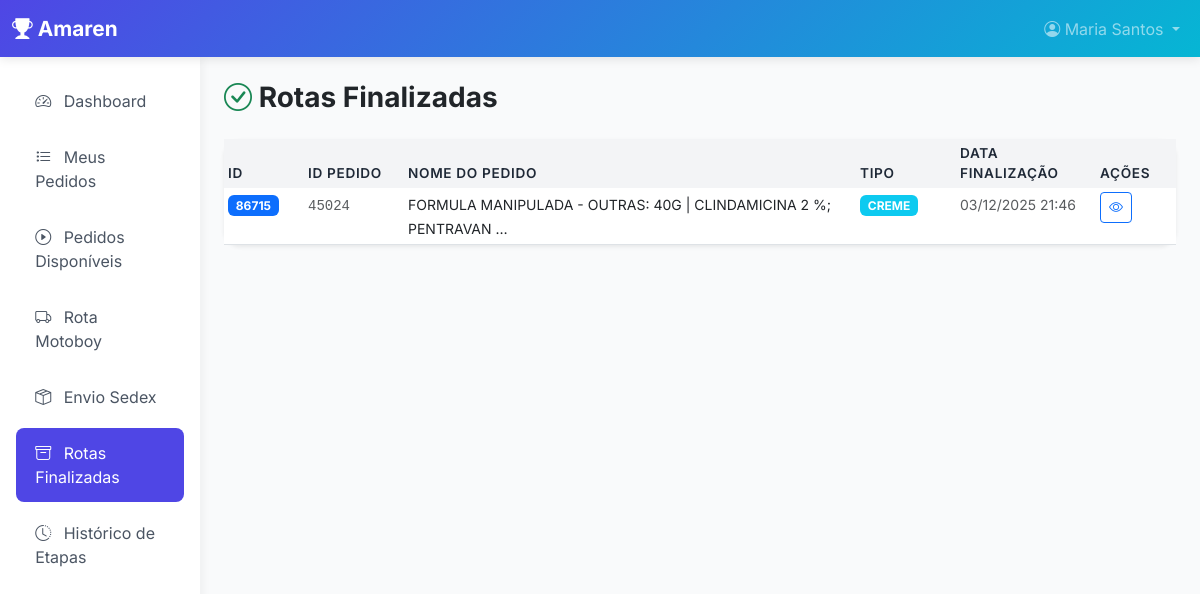
Before: /dashboard/rotas-finalizadas/ (signed in) with the older database file.
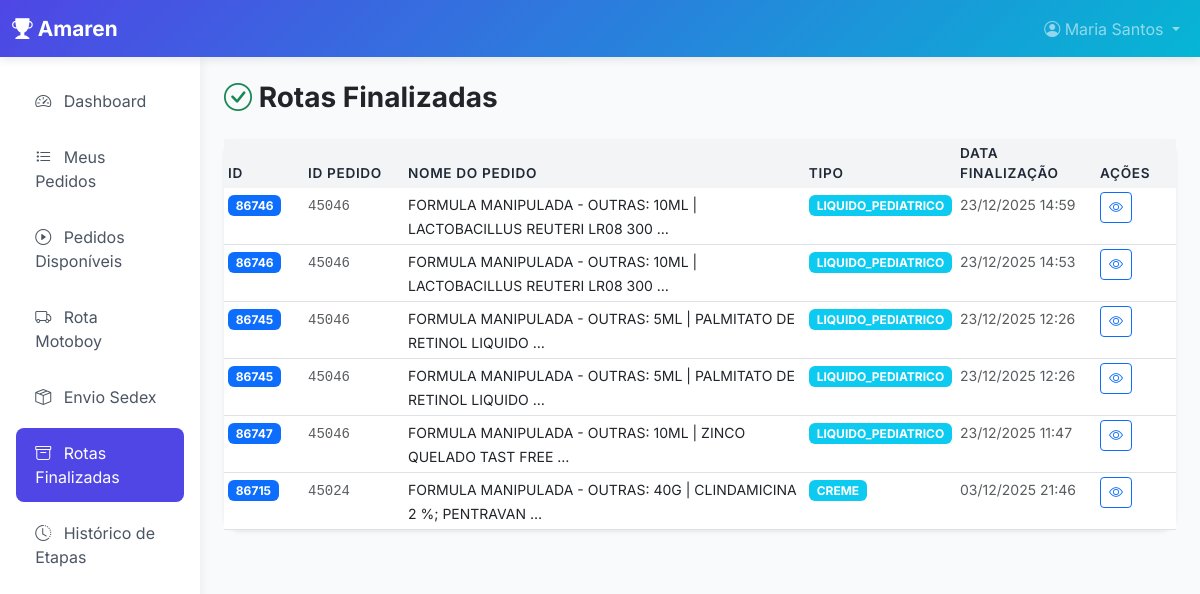
After: the same page with the newer database file.
### core/models.py (models this page shows, shortened)
class HistoricoEtapa(models.Model):
    pedido = models.ForeignKey(Pedido, on_delete=models.CASCADE, related_name='historico_etapas')
    etapa = models.ForeignKey(Etapa, on_delete=models.CASCADE)
    funcionario = models.ForeignKey(User, on_delete=models.CASCADE)
    timestamp_inicio = models.DateTimeField(auto_now_add=True)
    timestamp_fim = models.DateTimeField(null=True, blank=True)
    versao_configuracao_pontuacao = models.ForeignKey(ConfiguracaoPontuacao, on_delete=models.SET_NULL, null=True, blank=True)
    quantidade_produzida = models.IntegerField(default=0)
    pontos_gerados = models.DecimalField(max_digits=10, decimal_places=2, default=0)
    observacoes = models.TextField(blank=True)
    class Meta:
        ordering = ['-timestamp_inicio']
        verbose_name = 'Histórico de Etapa'
        verbose_name_plural = 'Histórico de Etapas'

class Pedido(models.Model):
    STATUS_CHOICES = [
        ('em_fluxo', 'Em Fluxo'),
        ('concluido', 'Concluído'),
        ('cancelado', 'Cancelado'),
    ]
    STATUS_FILA = [
        ('ativo', 'Ativo'),
        ('pendente', 'Pendente'),
    ]
    tipo = models.ForeignKey(TipoProduto, on_delete=models.SET_NULL, null=True, blank=True, related_name='pedidos')
    nome = models.CharField(max_length=200)  # Nome da fórmula/produto
    quantidade = models.IntegerField()
    codigo_pedido = models.CharField(max_length=50, unique=False, blank=True)  # Código gerado para referência (não único)
    id_api = models.BigIntegerField(unique=True, db_index=True, null=True, blank=True)  # ID - ID único do item
    id_pedido_api = models.BigIntegerField(null=True, blank=True, db_index=True)  # IDPEDIDO
    id_pedido_web = models.BigIntegerField(null=True, blank=True, db_index=True)  # IDPEDIDOWEB
    descricao_web = models.TextField(blank=True)  # DESCRICAOWEB
    price_unit = models.DecimalField(max_digits=15, decimal_places=2, null=True, blank=True)  # PRUNI
    price_total = models.DecimalField(max_digits=15, decimal_places=2, null=True, blank=True)  # VRTOT
    data_atualizacao_api = models.DateField(null=True, blank=True)  # DTALT
    hora_atualizacao_api = models.TimeField(null=True, blank=True)  # HRALT
    tipo_identificado = models.CharField(
        max_length=50,
        default='desconhecido',
        help_text='Tipo identificado automaticamente da descrição (desconhecido = requer ajuste manual)'
    )  # Rastreamento de tipo identificado
    etapa_atual = models.ForeignKey(Etapa, on_delete=models.SET_NULL, null=True, blank=True, related_name='pedidos_na_etapa')
    status = models.CharField(max_length=30, choices=STATUS_CHOICES, default='em_fluxo')
    funcionario_na_etapa = models.ForeignKey(User, on_delete=models.SET_NULL, null=True, blank=True, related_name='pedidos_assumidos')
    status_fila = models.CharField(max_length=20, choices=STATUS_FILA, default='ativo', help_text='Status na fila de trabalho (Ativo/Pendente)')
    tipo_expedicao = models.CharField(
        max_length=20,
        choices=[('motoboy', 'Motoboy'), ('sedex', 'Sedex')],
        null=True,
        blank=True,
        help_text='Tipo de expedição selecionado pelo funcionário'
    )
    informacoes_gerais = models.TextField(blank=True)
    criado_em = models.DateTimeField(auto_now_add=True)
    atualizado_em = models.DateTimeField(auto_now=True)
    concluido_em = models.DateTimeField(null=True, blank=True)
    class Meta:
        ordering = ['-data_atualizacao_api', '-hora_atualizacao_api']
        verbose_name = 'Pedido'
        verbose_name_plural = 'Pedidos'

### dashboard/views.py (the view)
# urls.py: path('rotas-finalizadas/', views.rotas_finalizadas_funcionario, name='rotas_finalizadas'),
@login_required
def rotas_finalizadas_funcionario(request):
    if not request.user.groups.filter(name='Funcionário').exists():
        return redirect('dashboard:home')
    etapa_expedicao = Etapa.objects.get(nome='Expedição')
    rotas_finalizadas = (
        HistoricoEtapa.objects.filter(
            funcionario=request.user,
            etapa=etapa_expedicao,
            timestamp_fim__isnull=False
        )
        .select_related('pedido', 'pedido__tipo', 'funcionario')
        .order_by('-timestamp_fim')
    )
    context = {
        'rotas_finalizadas': rotas_finalizadas,
        'is_gestor': False,
    }
    return render(request, 'dashboard/rotas_finalizadas.html', context)

### templates/dashboard/rotas_finalizadas.html (shortened to what this page needs)
{% extends 'base.html' %}
{% block sidebar %}
{% if is_gestor %}
{% include "includes/sidebar_gerente_admin.html" %}
{% else %}
<ul class="nav flex-column">
    <li class="nav-item">
        <a class="nav-link" href="{% url 'dashboard:funcionario' %}">
            <i class="bi bi-speedometer2"></i> Dashboard
        </a>
    </li>
    <li class="nav-item">
        <a class="nav-link" href="{% url 'dashboard:meus_pedidos' %}">
            <i class="bi bi-list-task"></i> Meus Pedidos
        </a>
    </li>
    <li class="nav-item">
        <a class="nav-link" href="{% url 'dashboard:pedidos_disponiveis' %}">
            <i class="bi bi-play-circle"></i> Pedidos Disponíveis
        </a>
    </li>
    <li class="nav-item">
        <a class="nav-link" href="{% url 'dashboard:expedicao_motoboy' %}">
            <i class="bi bi-truck"></i> Rota Motoboy
        </a>
    </li>
    <li class="nav-item">
        <a class="nav-link" href="{% url 'dashboard:expedicao_sedex' %}">
            <i class="bi bi-box-seam"></i> Envio Sedex
        </a>
    </li>
    <li class="nav-item">
        <a class="nav-link active" href="{% url 'dashboard:rotas_finalizadas' %}">
            <i class="bi bi-archive"></i> Rotas Finalizadas
        </a>
    </li>
    <li class="nav-item">
        <a class="nav-link" href="{% url 'dashboard:historico_etapas' %}">
            <i class="bi bi-clock-history"></i> Histórico de Etapas
        </a>
    </li>
</ul>
{% endif %}
{% endblock %}
{% block content %}
<div class="mb-4">
    <h1 class="h3 fw-bold"><i class="bi bi-check-circle text-success"></i> Rotas Finalizadas</h1>
</div>
<div class="card shadow-sm">
    <div class="table-responsive">
        <table class="table table-hover table-sm mb-0">
            <thead class="table-light">
                <tr>
                    <th style="width: 80px;">ID</th>
                    <th style="width: 100px;">ID Pedido</th>
                    <th>Nome do Pedido</th>
                    <th style="width: 100px;">Tipo</th>
                    <th style="width: 140px;">Data Finalização</th>
                    <th style="width: 80px;">Ações</th>
                </tr>
            </thead>
            <tbody>
                {% for rota in rotas_finalizadas %}
                <tr>
                    <td>
                        <span class="badge bg-primary">{{ rota.pedido.id_api }}</span>
                    </td>
                    <td>
                        <code class="text-muted">{{ rota.pedido.id_pedido_api|default:"-" }}</code>
                    </td>
                    <td>
                        <small title="{{ rota.pedido.nome }}">{{ rota.pedido.nome|truncatewords:10 }}</small>
                    </td>
                    <td>
                        {% if rota.pedido.tipo_identificado %}
                        <span class="badge bg-info">{{ rota.pedido.tipo_identificado|upper|truncatewords:2 }}</span>
                        {% else %}
                        <span class="badge bg-secondary">-</span>
                        {% endif %}
                    </td>
                    <td>
                        <small class="text-muted">{{ rota.timestamp_fim|date:'d/m/Y H:i' }}</small>
                    </td>
                    <td>
                        <a href="{% url 'dashboard:detalhe_rota_finalizada' rota.id %}" class="btn btn-outline-primary btn-sm" title="Ver detalhes">
                            <i class="bi bi-eye"></i>
                        </a>
                    </td>
                </tr>
                {% empty %}
                <tr>
                    <td colspan="{% if is_gestor %}7{% else %}6{% endif %}" class="text-center text-muted py-4">
                        <i class="bi bi-inbox"></i> Nenhuma rota finalizada encontrada
                    </td>
                </tr>
                {% endfor %}
            </tbody>
        </table>
    </div>
</div>
{% endblock %}

### templates/base.html (shortened to what this page needs)
<!DOCTYPE html>
<html lang="pt-BR">
<head>
    <link href="https://cdn.jsdelivr.net/npm/bootstrap@5.3.0/dist/css/bootstrap.min.css" rel="stylesheet">
    <link rel="stylesheet" href="https://cdn.jsdelivr.net/npm/bootstrap-icons@1.11.0/font/bootstrap-icons.css">
</head>
<body>
    {% if user.is_authenticated %}
    <nav class="navbar navbar-expand-lg navbar-dark">
        <div class="container-fluid">
            <a class="navbar-brand" href="{% url 'index' %}">
                <i class="bi bi-trophy-fill"></i> Amaren
            </a>
            <div class="collapse navbar-collapse" id="navbarNav">
                <ul class="navbar-nav ms-auto">
                    <li class="nav-item dropdown">
                        <a class="nav-link dropdown-toggle" href="#" id="userDropdown" role="button" data-bs-toggle="dropdown">
                            <i class="bi bi-person-circle"></i> {{ user.get_full_name|default:user.username }}
                        </a>
                    </li>
                </ul>
            </div>
        </div>
    </nav>
    <div class="container-fluid">
        <div class="row">
            <nav class="col-md-2 d-md-block sidebar p-3">
                <div class="position-sticky">
                    {% block sidebar %}{% endblock %}
                </div>
            </nav>
            <main class="col-md-10 ms-sm-auto px-md-4 py-4">
                {% block content %}{% endblock %}
            </main>
        </div>
    </div>
    {% else %}
    {% block login_content %}{% endblock %}
    {% endif %}
</body>
</html>

### templates/base.html (style rules this page uses)
:root { --primary-color: #4f46e5; --secondary-color: #06b6d4; --success-color: #10b981; --warning-color: #f59e0b; --danger-color: #ef4444; --dark-color: #1f2937; --light-color: #f3f4f6; }
body { font-family: 'Inter', sans-serif; background-color: #f9fafb; }
.navbar { background: linear-gradient(135deg, var(--primary-color) 0%, var(--secondary-color) 100%); box-shadow: 0 2px 10px rgba(0,0,0,0.1); }
.navbar-brand { font-weight: 700; font-size: 1.3rem; }
.sidebar { min-height: calc(100vh - 56px); background-color: white; box-shadow: 2px 0 10px rgba(0,0,0,0.05); }
.sidebar .nav-link { color: #4b5563; padding: 0.8rem 1.2rem; margin: 0.2rem 0; border-radius: 0.5rem; transition: all 0.3s; }
.sidebar .nav-link.active { background-color: var(--primary-color); color: white; }
.sidebar .nav-link i { margin-right: 0.5rem; width: 20px; }
.card { border: none; border-radius: 1rem; box-shadow: 0 1px 3px rgba(0,0,0,0.05); transition: transform 0.2s, box-shadow 0.2s; }
.table thead th { background-color: var(--light-color); color: var(--dark-color); font-weight: 600; border: none; text-transform: uppercase; font-size: 0.85rem; letter-spacing: 0.05em; }
.table tbody tr { transition: background-color 0.2s; }

Changed rows visible on the page:
added HistoricoEtapa: pedido.id_api "86746", pedido.id_pedido_api "45046", pedido.nome "FORMULA MANIPULADA - OUTRAS: 10ML | LACTOBACILLUS REUTERI LR08 300 …", pedido.tipo_identificado "LIQUIDO_PEDIATRICO", timestamp_fim "23/12/2025 14:59"
added HistoricoEtapa: pedido.id_api "86746", pedido.id_pedido_api "45046", pedido.nome "FORMULA MANIPULADA - OUTRAS: 10ML | LACTOBACILLUS REUTERI LR08 300 …", pedido.tipo_identificado "LIQUIDO_PEDIATRICO", timestamp_fim "23/12/2025 14:53"
added HistoricoEtapa: pedido.id_api "86745", pedido.id_pedido_api "45046", pedido.nome "FORMULA MANIPULADA - OUTRAS: 5ML | PALMITATO DE RETINOL LIQUIDO …", pedido.tipo_identificado "LIQUIDO_PEDIATRICO", timestamp_fim "23/12/2025 12:26"
added HistoricoEtapa: pedido.id_api "86745", pedido.id_pedido_api "45046", pedido.nome "FORMULA MANIPULADA - OUTRAS: 5ML | PALMITATO DE RETINOL LIQUIDO …", pedido.tipo_identificado "LIQUIDO_PEDIATRICO", timestamp_fim "23/12/2025 12:26"
added HistoricoEtapa: pedido.id_api "86747", pedido.id_pedido_api "45046", pedido.nome "FORMULA MANIPULADA - OUTRAS: 10ML | ZINCO QUELADO TAST FREE …", pedido.tipo_identificado "LIQUIDO_PEDIATRICO", timestamp_fim "23/12/2025 11:47"
